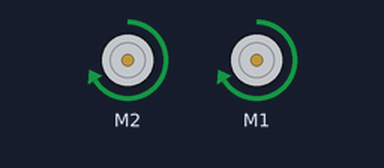
A sketch run on a simulated Arduino Uno, built with avr-gcc and run on an emulated ATmega328P. Shown: 2 × DC motor (green arrow = forward, orange = backward, longer = faster).

Above: at 0.1 s.
Timing chart, 0 to 1.6 s (numbered marks = the images above):
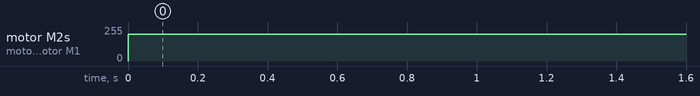

Measured:
- by itself, motor M2, motor M1: stopped → forward 200/255 at 0.00 s

The sketch:

sketch_sep13a.ino
```cpp
#include <AFMotor.h>

AF_DCMotor rightmotor(2);
AF_DCMotor leftmotor(1);
int ss=200;
void setup() {
  // put your setup code here, to run once:
rightmotor.setSpeed(ss);
 rightmotor.run(FORWARD);
 leftmotor.setSpeed(ss);
 leftmotor.run(FORWARD);
}

void loop() {
  // put your main code here, to run repeatedly:

}
```
